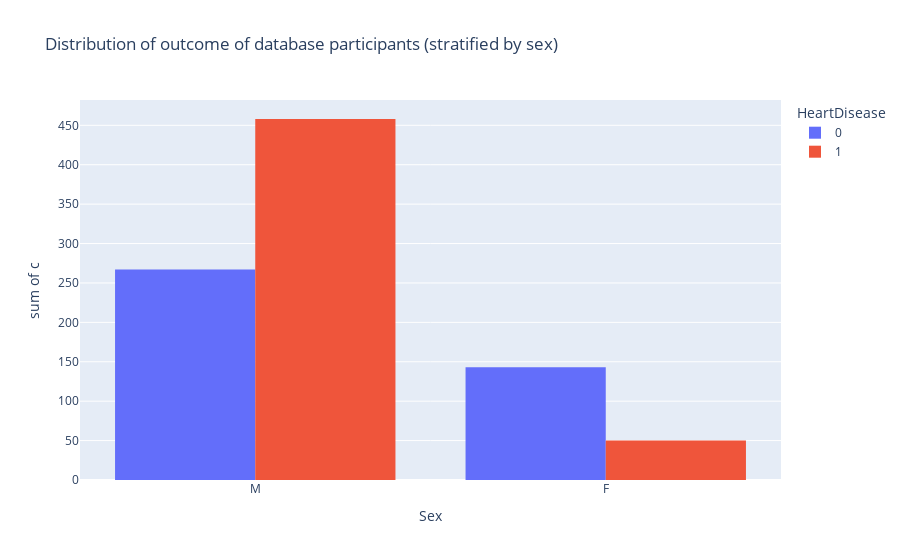

Notebook code cell kept with this figure:
### Code cell
fig = px.histogram(df_copy, x="Sex", y="c",
             color='HeartDisease', barmode='group',
             title="Distribution of outcome of database participants (stratified by sex)")
fig.show()

### Figure 1 — Plotly figure (JSON) as saved in the notebook; plotly's stock layout.template omitted (floating-point values rounded to 4 significant figures; data arrays with more than 128 entries replaced by an {"elided": "..."} marker saying what was removed)
{"data": [{"alignmentgroup": "True", "bingroup": "x", "histfunc": "sum", "hovertemplate": "HeartDisease=0<br>Sex=%{x}<br>sum of c=%{y}<extra></extra>", "legendgroup": "0", "marker": {"color": "#636efa", "pattern": {"shape": ""}}, "name": "0", "offsetgroup": "0", "orientation": "v", "showlegend": true, "type": "histogram", "x": {"elided": "410 str values"}, "xaxis": "x", "y": {"elided": "410 int values"}, "yaxis": "y"}, {"alignmentgroup": "True", "bingroup": "x", "histfunc": "sum", "hovertemplate": "HeartDisease=1<br>Sex=%{x}<br>sum of c=%{y}<extra></extra>", "legendgroup": "1", "marker": {"color": "#EF553B", "pattern": {"shape": ""}}, "name": "1", "offsetgroup": "1", "orientation": "v", "showlegend": true, "type": "histogram", "x": {"elided": "508 str values"}, "xaxis": "x", "y": {"elided": "508 int values"}, "yaxis": "y"}], "layout": {"barmode": "group", "legend": {"title": {"text": "HeartDisease"}, "tracegroupgap": 0}, "title": {"text": "Distribution of outcome of database participants (stratified by sex)"}, "xaxis": {"anchor": "y", "domain": [0, 1], "title": {"text": "Sex"}}, "yaxis": {"anchor": "x", "domain": [0, 1], "title": {"text": "sum of c"}}}}
